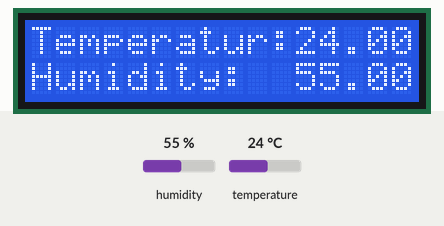
Recording of a sketch running on a simulated Arduino Uno, built with avr-gcc and run on an emulated ATmega328P. Shown: 16×2 character LCD. The inputs (shaded band) are chosen by the test bench; at power-on: humidity 55 %, temperature 24 °C.

Above: at 2.7 s.
2.8 s: humidity set to 22 %
At 5.4 s:
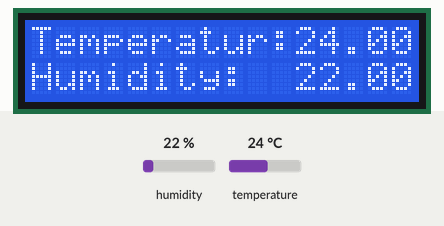
5.8 s: temperature set to 12 °C
At 7.2 s:
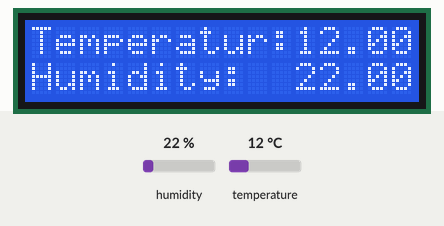
8.8 s: humidity set to 40 %
At 10.6 s:
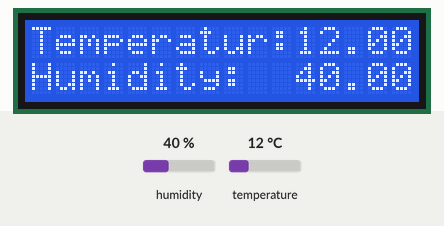
11.8 s: temperature set to 19 °C
At 13.5 s:
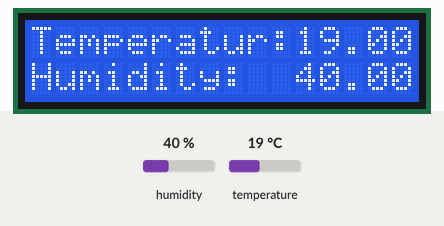
Timing chart, 0 to 15.0 s (numbered marks = the images above; inputs shaded):
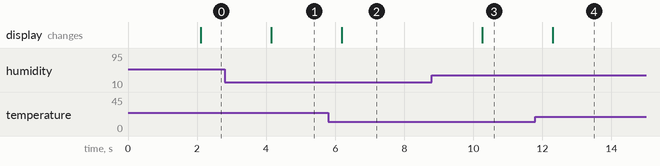

The sketch:

wetterstation.ino
```cpp
#include "DHT.h"
#include <LiquidCrystal_I2C.h>

LiquidCrystal_I2C lcd(0x27, 16, 2);

#define DHTPIN 2
#define DHTTYPE DHT22

DHT dht(DHTPIN, DHTTYPE);

void setup() {
  dht.begin();

  lcd.begin();
  lcd.print("Loading...");
}

void loop() {
  delay(2000);

// Read temperature as humidity
  float h = dht.readHumidity();

  // Read temperature as Celsius
  float t = dht.readTemperature();

  lcd.setCursor(0, 0);
  lcd.print("Temperatur:");
  lcd.setCursor(0, 1);
  lcd.print("Humidity:");
  lcd.setCursor(11, 0);
  lcd.print(t);
  lcd.setCursor(11, 1);
  lcd.print(h);
}
```

Measured:
- after the input at 2.8 s, the display: changes after 1.3 s (image 1)
- after the input at 5.8 s, the display: changes after 0.38 s (image 2)
- after the input at 8.8 s, the display: changes after 1.5 s (image 3)
- after the input at 11.8 s, the display: changes after 0.49 s (image 4)
